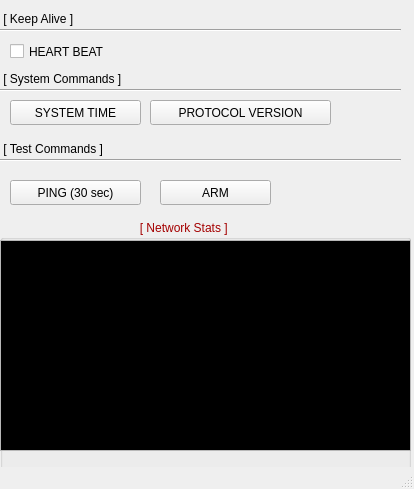
<?xml version="1.0" encoding="UTF-8"?>
<ui version="4.0">
 <class>MavlinkNode</class>
 <widget class="QMainWindow" name="MavlinkNode">
  <property name="geometry">
   <rect>
    <x>0</x>
    <y>0</y>
    <width>414</width>
    <height>489</height>
   </rect>
  </property>
  <property name="windowTitle">
   <string>MainWindow</string>
  </property>
  <widget class="QWidget" name="centralwidget">
   <widget class="QLabel" name="statusbar_2">
    <property name="geometry">
     <rect>
      <x>10</x>
      <y>590</y>
      <width>391</width>
      <height>17</height>
     </rect>
    </property>
    <property name="text">
     <string>...</string>
    </property>
   </widget>
   <widget class="Line" name="line">
    <property name="geometry">
     <rect>
      <x>0</x>
      <y>80</y>
      <width>401</width>
      <height>20</height>
     </rect>
    </property>
    <property name="focusPolicy">
     <enum>Qt::NoFocus</enum>
    </property>
    <property name="orientation">
     <enum>Qt::Horizontal</enum>
    </property>
   </widget>
   <widget class="QLabel" name="lblDataRate">
    <property name="geometry">
     <rect>
      <x>0</x>
      <y>270</y>
      <width>161</width>
      <height>17</height>
     </rect>
    </property>
    <property name="palette">
     <palette>
      <active>
       <colorrole role="WindowText">
        <brush brushstyle="SolidPattern">
         <color alpha="255">
          <red>143</red>
          <green>89</green>
          <blue>2</blue>
         </color>
        </brush>
       </colorrole>
       <colorrole role="Text">
        <brush brushstyle="SolidPattern">
         <color alpha="255">
          <red>143</red>
          <green>89</green>
          <blue>2</blue>
         </color>
        </brush>
       </colorrole>
      </active>
      <inactive>
       <colorrole role="WindowText">
        <brush brushstyle="SolidPattern">
         <color alpha="255">
          <red>143</red>
          <green>89</green>
          <blue>2</blue>
         </color>
        </brush>
       </colorrole>
       <colorrole role="Text">
        <brush brushstyle="SolidPattern">
         <color alpha="255">
          <red>143</red>
          <green>89</green>
          <blue>2</blue>
         </color>
        </brush>
       </colorrole>
      </inactive>
      <disabled>
       <colorrole role="WindowText">
        <brush brushstyle="SolidPattern">
         <color alpha="255">
          <red>190</red>
          <green>190</green>
          <blue>190</blue>
         </color>
        </brush>
       </colorrole>
       <colorrole role="Text">
        <brush brushstyle="SolidPattern">
         <color alpha="255">
          <red>190</red>
          <green>190</green>
          <blue>190</blue>
         </color>
        </brush>
       </colorrole>
      </disabled>
     </palette>
    </property>
    <property name="text">
     <string/>
    </property>
   </widget>
   <widget class="QGroupBox" name="groupBox_2">
    <property name="enabled">
     <bool>true</bool>
    </property>
    <property name="geometry">
     <rect>
      <x>0</x>
      <y>220</y>
      <width>411</width>
      <height>361</height>
     </rect>
    </property>
    <property name="palette">
     <palette>
      <active>
       <colorrole role="WindowText">
        <brush brushstyle="SolidPattern">
         <color alpha="255">
          <red>164</red>
          <green>0</green>
          <blue>0</blue>
         </color>
        </brush>
       </colorrole>
      </active>
      <inactive>
       <colorrole role="WindowText">
        <brush brushstyle="SolidPattern">
         <color alpha="255">
          <red>164</red>
          <green>0</green>
          <blue>0</blue>
         </color>
        </brush>
       </colorrole>
      </inactive>
      <disabled>
       <colorrole role="WindowText">
        <brush brushstyle="SolidPattern">
         <color alpha="255">
          <red>190</red>
          <green>190</green>
          <blue>190</blue>
         </color>
        </brush>
       </colorrole>
      </disabled>
     </palette>
    </property>
    <property name="title">
     <string>                                          [ Network Stats ]           </string>
    </property>
    <widget class="QPlainTextEdit" name="console">
     <property name="geometry">
      <rect>
       <x>0</x>
       <y>20</y>
       <width>411</width>
       <height>211</height>
      </rect>
     </property>
     <property name="sizePolicy">
      <sizepolicy hsizetype="Fixed" vsizetype="Fixed">
       <horstretch>0</horstretch>
       <verstretch>0</verstretch>
      </sizepolicy>
     </property>
     <property name="palette">
      <palette>
       <active>
        <colorrole role="Button">
         <brush brushstyle="SolidPattern">
          <color alpha="255">
           <red>233</red>
           <green>185</green>
           <blue>110</blue>
          </color>
         </brush>
        </colorrole>
        <colorrole role="Text">
         <brush brushstyle="SolidPattern">
          <color alpha="255">
           <red>238</red>
           <green>238</green>
           <blue>236</blue>
          </color>
         </brush>
        </colorrole>
        <colorrole role="Base">
         <brush brushstyle="SolidPattern">
          <color alpha="255">
           <red>0</red>
           <green>0</green>
           <blue>0</blue>
          </color>
         </brush>
        </colorrole>
       </active>
       <inactive>
        <colorrole role="Button">
         <brush brushstyle="SolidPattern">
          <color alpha="255">
           <red>233</red>
           <green>185</green>
           <blue>110</blue>
          </color>
         </brush>
        </colorrole>
        <colorrole role="Text">
         <brush brushstyle="SolidPattern">
          <color alpha="255">
           <red>238</red>
           <green>238</green>
           <blue>236</blue>
          </color>
         </brush>
        </colorrole>
        <colorrole role="Base">
         <brush brushstyle="SolidPattern">
          <color alpha="255">
           <red>0</red>
           <green>0</green>
           <blue>0</blue>
          </color>
         </brush>
        </colorrole>
       </inactive>
       <disabled>
        <colorrole role="Button">
         <brush brushstyle="SolidPattern">
          <color alpha="255">
           <red>233</red>
           <green>185</green>
           <blue>110</blue>
          </color>
         </brush>
        </colorrole>
        <colorrole role="Text">
         <brush brushstyle="SolidPattern">
          <color alpha="255">
           <red>190</red>
           <green>190</green>
           <blue>190</blue>
          </color>
         </brush>
        </colorrole>
        <colorrole role="Base">
         <brush brushstyle="SolidPattern">
          <color alpha="255">
           <red>239</red>
           <green>235</green>
           <blue>231</blue>
          </color>
         </brush>
        </colorrole>
       </disabled>
      </palette>
     </property>
     <property name="plainText">
      <string/>
     </property>
    </widget>
   </widget>
   <widget class="QLabel" name="lblHeartbeatSeq">
    <property name="geometry">
     <rect>
      <x>0</x>
      <y>290</y>
      <width>161</width>
      <height>17</height>
     </rect>
    </property>
    <property name="palette">
     <palette>
      <active>
       <colorrole role="WindowText">
        <brush brushstyle="SolidPattern">
         <color alpha="255">
          <red>78</red>
          <green>154</green>
          <blue>6</blue>
         </color>
        </brush>
       </colorrole>
       <colorrole role="Text">
        <brush brushstyle="SolidPattern">
         <color alpha="255">
          <red>78</red>
          <green>154</green>
          <blue>6</blue>
         </color>
        </brush>
       </colorrole>
      </active>
      <inactive>
       <colorrole role="WindowText">
        <brush brushstyle="SolidPattern">
         <color alpha="255">
          <red>78</red>
          <green>154</green>
          <blue>6</blue>
         </color>
        </brush>
       </colorrole>
       <colorrole role="Text">
        <brush brushstyle="SolidPattern">
         <color alpha="255">
          <red>78</red>
          <green>154</green>
          <blue>6</blue>
         </color>
        </brush>
       </colorrole>
      </inactive>
      <disabled>
       <colorrole role="WindowText">
        <brush brushstyle="SolidPattern">
         <color alpha="255">
          <red>190</red>
          <green>190</green>
          <blue>190</blue>
         </color>
        </brush>
       </colorrole>
       <colorrole role="Text">
        <brush brushstyle="SolidPattern">
         <color alpha="255">
          <red>190</red>
          <green>190</green>
          <blue>190</blue>
         </color>
        </brush>
       </colorrole>
      </disabled>
     </palette>
    </property>
    <property name="text">
     <string/>
    </property>
   </widget>
   <widget class="QCheckBox" name="checkBox">
    <property name="geometry">
     <rect>
      <x>10</x>
      <y>40</y>
      <width>121</width>
      <height>23</height>
     </rect>
    </property>
    <property name="text">
     <string>HEART BEAT</string>
    </property>
   </widget>
   <widget class="QLabel" name="label">
    <property name="geometry">
     <rect>
      <x>0</x>
      <y>70</y>
      <width>151</width>
      <height>17</height>
     </rect>
    </property>
    <property name="text">
     <string> [ System Commands ]</string>
    </property>
   </widget>
   <widget class="Line" name="line_2">
    <property name="geometry">
     <rect>
      <x>0</x>
      <y>20</y>
      <width>401</width>
      <height>20</height>
     </rect>
    </property>
    <property name="focusPolicy">
     <enum>Qt::NoFocus</enum>
    </property>
    <property name="orientation">
     <enum>Qt::Horizontal</enum>
    </property>
   </widget>
   <widget class="QLabel" name="label_2">
    <property name="geometry">
     <rect>
      <x>0</x>
      <y>10</y>
      <width>121</width>
      <height>17</height>
     </rect>
    </property>
    <property name="text">
     <string> [ Keep Alive ]</string>
    </property>
   </widget>
   <widget class="QPushButton" name="pushButton">
    <property name="geometry">
     <rect>
      <x>10</x>
      <y>100</y>
      <width>131</width>
      <height>25</height>
     </rect>
    </property>
    <property name="text">
     <string>SYSTEM TIME</string>
    </property>
   </widget>
   <widget class="QPushButton" name="pushButton_2">
    <property name="geometry">
     <rect>
      <x>10</x>
      <y>180</y>
      <width>131</width>
      <height>25</height>
     </rect>
    </property>
    <property name="text">
     <string>PING (30 sec)</string>
    </property>
   </widget>
   <widget class="QPushButton" name="pushButton_3">
    <property name="geometry">
     <rect>
      <x>160</x>
      <y>180</y>
      <width>111</width>
      <height>25</height>
     </rect>
    </property>
    <property name="text">
     <string>ARM</string>
    </property>
   </widget>
   <widget class="QPushButton" name="pushButton_4">
    <property name="geometry">
     <rect>
      <x>150</x>
      <y>100</y>
      <width>181</width>
      <height>25</height>
     </rect>
    </property>
    <property name="text">
     <string>PROTOCOL VERSION</string>
    </property>
   </widget>
   <widget class="Line" name="line_3">
    <property name="geometry">
     <rect>
      <x>0</x>
      <y>150</y>
      <width>401</width>
      <height>20</height>
     </rect>
    </property>
    <property name="focusPolicy">
     <enum>Qt::NoFocus</enum>
    </property>
    <property name="orientation">
     <enum>Qt::Horizontal</enum>
    </property>
   </widget>
   <widget class="QLabel" name="label_3">
    <property name="geometry">
     <rect>
      <x>0</x>
      <y>140</y>
      <width>151</width>
      <height>17</height>
     </rect>
    </property>
    <property name="text">
     <string> [ Test Commands ]</string>
    </property>
   </widget>
  </widget>
  <widget class="QMenuBar" name="menubar">
   <property name="geometry">
    <rect>
     <x>0</x>
     <y>0</y>
     <width>414</width>
     <height>22</height>
    </rect>
   </property>
  </widget>
  <widget class="QStatusBar" name="statusbar"/>
 </widget>
 <resources/>
 <connections/>
</ui>
